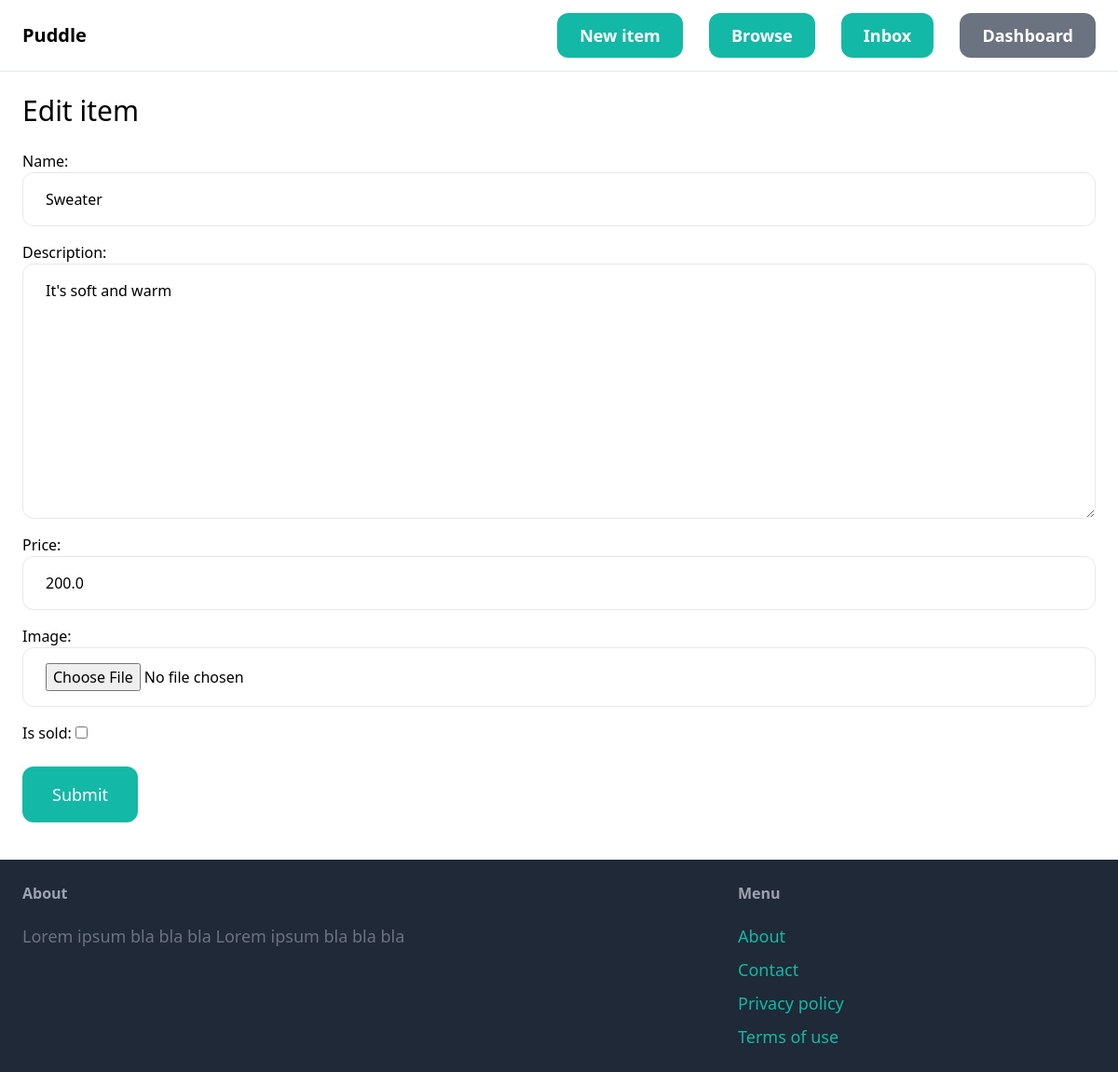
The page /items/4/edit/ (signed in) on the database as committed earlier.
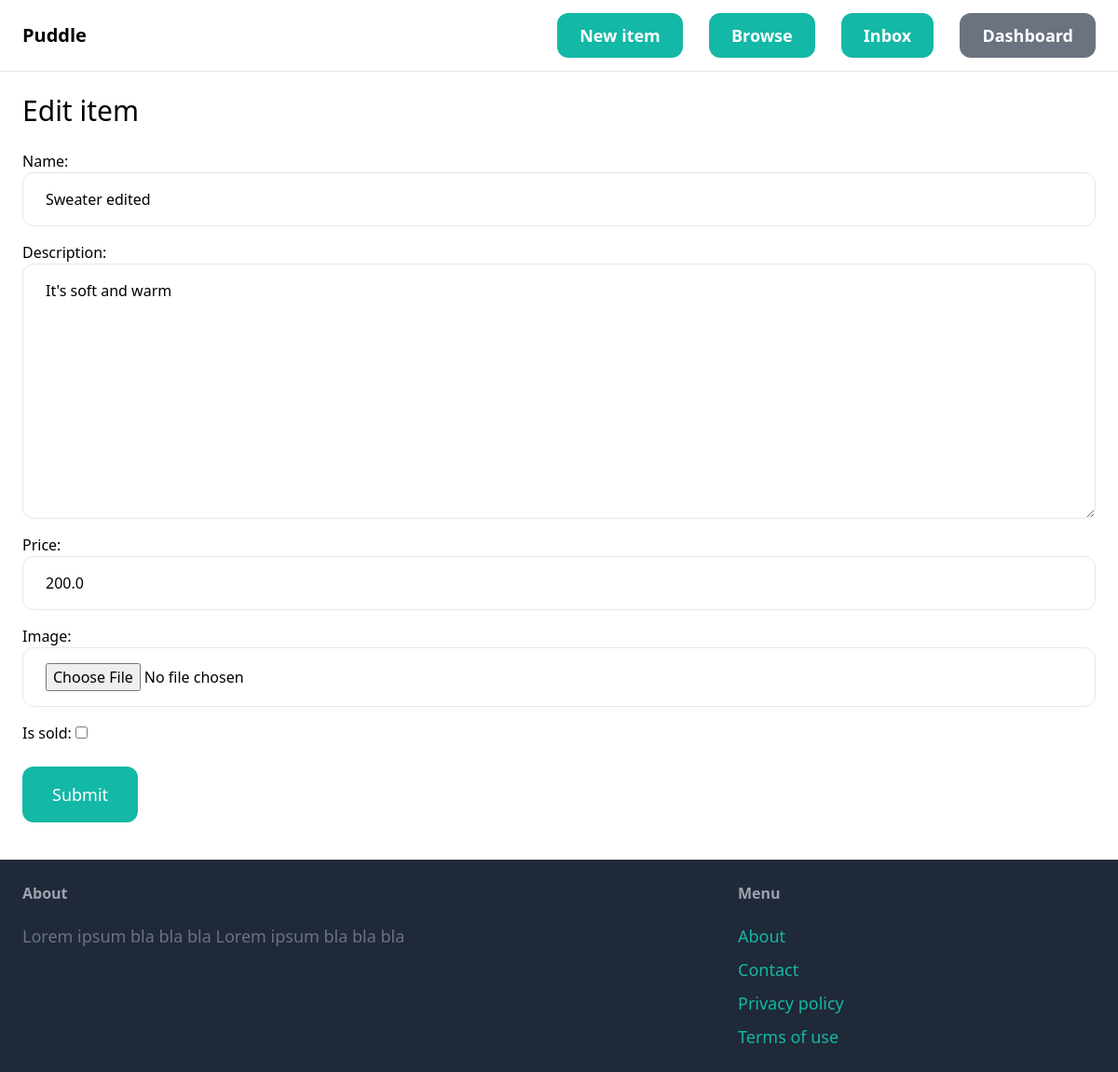
The same page on the database as committed later.
### item/models.py (models this page shows)
class Item(models.Model):
    category = models.ForeignKey(Category, related_name='items', on_delete=models.CASCADE)
    name = models.CharField(max_length=255)
    description = models.TextField(blank=True, null=True)
    price = models.FloatField()
    image = models.ImageField(upload_to='item_images', blank=True, null=True)
    is_sold = models.BooleanField(default=False)
    created_by = models.ForeignKey(User, related_name='items', on_delete=models.CASCADE)
    created_at = models.DateTimeField(auto_now_add=True)

### item/views.py (the view)
# urls.py: path('<int:pk>/edit/', views.edit, name='edit'),
@login_required
def edit(request, pk):
    item = get_object_or_404(Item, pk=pk, created_by=request.user)
    if request.method == 'POST':
        form = EditItemForm(request.POST, request.FILES, instance=item)
        if form.is_valid():
            form.save()
            return redirect('item:detail', pk=item.id)
    else:
        form = EditItemForm(instance=item)
    return render(request, 'item/form.html', {
        'form': form,
        'title': 'Edit item',
    })

### item/forms.py
class EditItemForm(forms.ModelForm):
    class Meta:
        model = Item
        fields = ('name', 'description', 'price', 'image', 'is_sold')
        widgets = {
            'name': forms.TextInput(attrs={
                'class': INPUT_CLASSES
            }),
            'description': forms.Textarea(attrs={
                'class': INPUT_CLASSES
            }),
            'price': forms.TextInput(attrs={
                'class': INPUT_CLASSES
            }),
            'image': forms.FileInput(attrs={
                'class': INPUT_CLASSES
            })
        }

### templates/item/form.html (shortened to what this page needs)
{% extends 'core/base.html' %}
{% block content %}
<h1 class="mb-6 text-3xl">{{ title }}</h1>
<form method="post" action="" enctype="multipart/form-data">
    <div class="space-y-4">
        {{ form.as_p }}
    </div>
        <button class="mt-6 py-4 px-8 text-lg bg-teal-500 hover:bg-teal-700 rounded-xl text-white">Submit</button>
</form>
{% endblock %}

Rows that differ between the two databases and show on the page:
changed Item "It's soft and warm": name "Sweater" → "Sweater edited"
